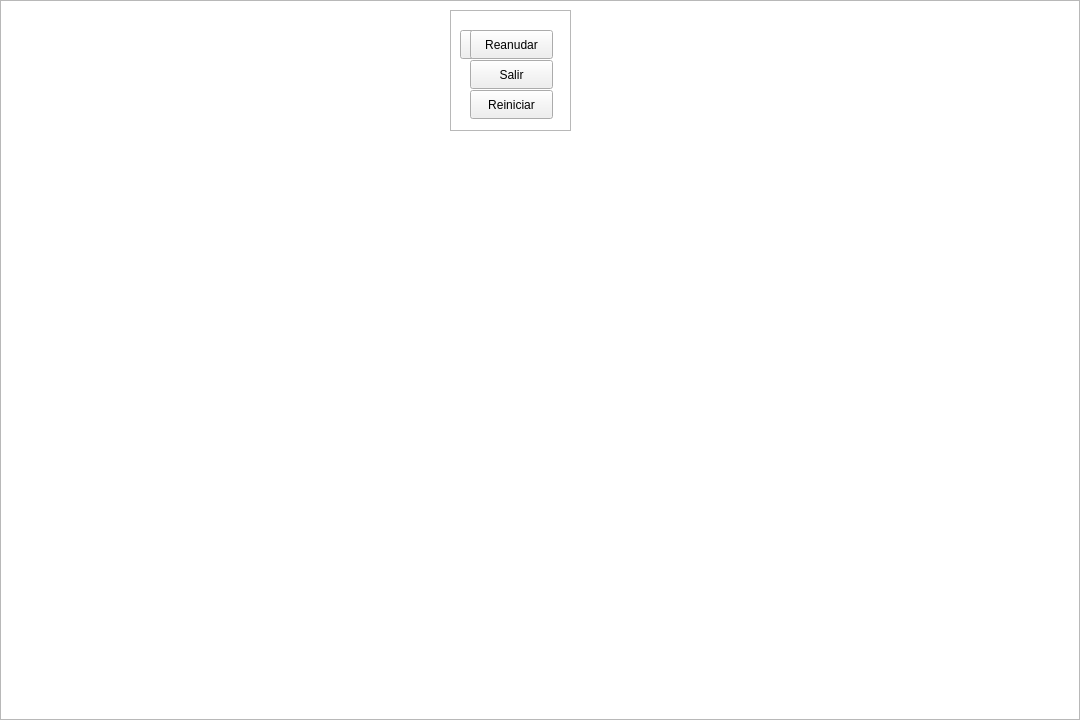
<?xml version="1.0" encoding="UTF-8"?>
<ui version="4.0">
 <class>Entrenamiento</class>
 <widget class="QWidget" name="Entrenamiento">
  <property name="geometry">
   <rect>
    <x>0</x>
    <y>0</y>
    <width>1080</width>
    <height>720</height>
   </rect>
  </property>
  <property name="windowTitle">
   <string>Form</string>
  </property>
  <widget class="QPushButton" name="pausa">
   <property name="geometry">
    <rect>
     <x>460</x>
     <y>30</y>
     <width>83</width>
     <height>29</height>
    </rect>
   </property>
   <property name="text">
    <string>Pausa</string>
   </property>
  </widget>
  <widget class="QFrame" name="frame">
   <property name="geometry">
    <rect>
     <x>450</x>
     <y>10</y>
     <width>121</width>
     <height>121</height>
    </rect>
   </property>
   <property name="frameShape">
    <enum>QFrame::Shape::StyledPanel</enum>
   </property>
   <property name="frameShadow">
    <enum>QFrame::Shadow::Raised</enum>
   </property>
   <widget class="QPushButton" name="reanudar">
    <property name="geometry">
     <rect>
      <x>20</x>
      <y>20</y>
      <width>83</width>
      <height>29</height>
     </rect>
    </property>
    <property name="text">
     <string>Reanudar</string>
    </property>
   </widget>
   <widget class="QPushButton" name="salir">
    <property name="geometry">
     <rect>
      <x>20</x>
      <y>50</y>
      <width>83</width>
      <height>29</height>
     </rect>
    </property>
    <property name="text">
     <string>Salir</string>
    </property>
   </widget>
   <widget class="QPushButton" name="pushButton">
    <property name="geometry">
     <rect>
      <x>20</x>
      <y>80</y>
      <width>83</width>
      <height>29</height>
     </rect>
    </property>
    <property name="text">
     <string>Reiniciar</string>
    </property>
   </widget>
  </widget>
  <widget class="QGraphicsView" name="graphicsView">
   <property name="geometry">
    <rect>
     <x>0</x>
     <y>0</y>
     <width>1080</width>
     <height>720</height>
    </rect>
   </property>
  </widget>
  <zorder>graphicsView</zorder>
  <zorder>pausa</zorder>
  <zorder>frame</zorder>
 </widget>
 <resources/>
 <connections/>
</ui>
